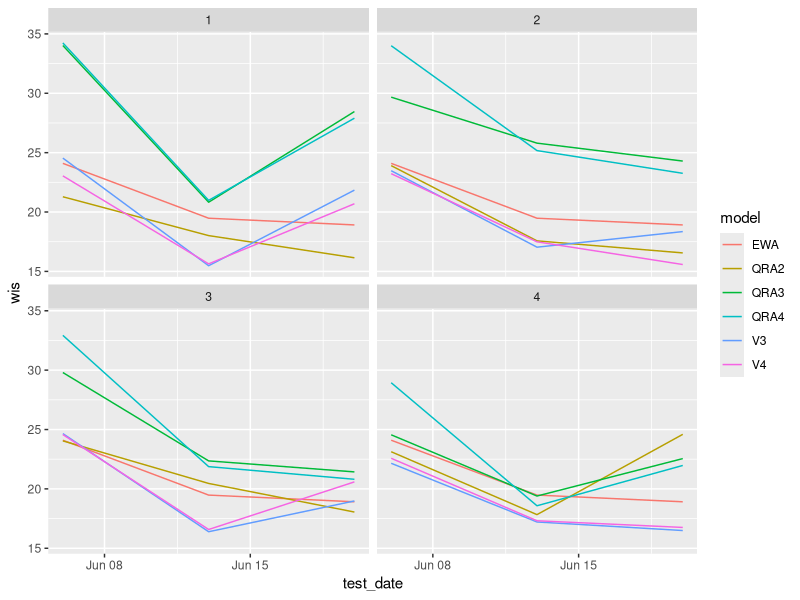

Generate this figure with R: (Note: this script raises an error after producing the figure.)
setwd("/home/dwolffram/covid19-ensembles")
library(tidyverse)
library(dplyr)
results = read.csv('results/results.csv',
                   colClasses = c(window_size = "factor", test_date = "Date"))

results_long <- results %>% 
  pivot_longer(names(results)[3:length(results)], names_to = "model", values_to = "wis")

ggplot(data = results_long, aes(x = test_date, y = wis, colour = model)) +
  geom_line() +
  facet_wrap(~window_size)

ggplot(data=results, aes(x=test_date, y=V2)) +
  geom_point()  +
  facet_wrap(~window_size) + 
  geom_segment( aes(x=test_date, xend=test_date, y=0, yend=V2))

results$median <- apply(results[3:length(results)], 1, median, na.rm = T)

plot_comparison <- function(model_name="EWA"){
  results %>% mutate(Color = ifelse(get(model_name)-median < 0, "green", "red")) %>%
    ggplot(aes(x=test_date, y=get(model_name)-median, color=Color)) +
    geom_point()  +
    facet_wrap(~window_size) + 
    geom_segment( aes(x=test_date, xend=test_date, y=0, yend=get(model_name)-median))+
    scale_color_identity() +
    ylab(paste(model_name, "-", "median"))
}

plot_comparison("EWA")
ggsave('plots/comp_EWA.png', width=24, height=12, dpi=500, unit='cm', device='png')
plot_comparison("V3")
ggsave('plots/comp_V3.png', width=24, height=12, dpi=500, unit='cm', device='png')
plot_comparison("GQRA2")
ggsave('plots/comp_GQRA2.png', width=24, height=12, dpi=500, unit='cm', device='png')
plot_comparison("V2")
ggsave('plots/comp_V2.png', width=24, height=12, dpi=500, unit='cm', device='png')


ggplot(data = results_long, aes(x = model, y = wis)) +
  #facet_wrap(~window_size) +
  geom_boxplot(outlier.shape=NA) +
  ylim(0, 100) +
  labs(x = "Model",
       y = "WIS")
ggsave('plots/boxplot.png', width=24, height=14, dpi=500, unit='cm', device='png')


ggplot(data = results_long, aes(x = window_size, y = wis)) +
  facet_wrap(~model) +
  geom_boxplot(outlier.shape=NA) +
  ylim(0, 100) +
  labs(x = "Window Size",
       y = "WIS")

ggsave('plots/boxplot_windowSizes.png', device='png')

#### Bump Chart

my_theme <- function() {
  
  # Colors
  color.background = "white"
  color.text = "#22211d"
  
  # Begin construction of chart
  theme_bw(base_size=15) +
    
    # Format background colors
    theme(panel.background = element_rect(fill=color.background, color=color.background)) +
    theme(plot.background  = element_rect(fill=color.background, color=color.background)) +
    theme(panel.border     = element_rect(color=color.background)) +
    theme(strip.background = element_rect(fill=color.background, color=color.background)) +
    
    # Format the grid
    theme(panel.grid.major.y = element_blank()) +
    theme(panel.grid.minor.y = element_blank()) +
    theme(axis.ticks       = element_blank()) +
    
    # Format the legend
    theme(legend.position = "none") +
    
    # Format title and axis labels
    theme(plot.title       = element_text(color=color.text, size=20, face = "bold")) +
    theme(axis.title.x     = element_text(size=14, color="black", face = "bold")) +
    theme(axis.title.y     = element_text(size=14, color="black", face = "bold", vjust=1.25)) +
    theme(axis.text.x      = element_text(size=10, vjust=0.5, hjust=0.5, color = color.text)) +
    theme(axis.text.y      = element_text(size=10, color = color.text)) +
    theme(strip.text       = element_text(face = "bold")) +
    
    # Plot margins
    theme(plot.margin = unit(c(0.35, 0.2, 0.3, 0.35), "cm"))
}

gg_color_hue <- function(n) {
  hues = seq(15, 375, length = n + 1)
  hcl(h = hues, l = 65, c = 100)[1:n]
}


df_rank <- results_long %>% 
  group_by(window_size, test_date) %>%
  arrange(window_size, test_date, wis) %>% 
  mutate(ranking = row_number())


bump_chart <- function(windowSize="1", highlight_models=unique(df_rank$model)){
  df_temp <- subset(df_rank, window_size==windowSize)
  dates <- sort(unique(df_temp$test_date))
  
  df_temp <- df_temp %>%
    mutate(flag = ifelse(model %in% highlight_models, TRUE, FALSE),
           model_col = if_else(flag == TRUE, model, "zzz"))
  
  pal <- gg_color_hue(length(unique(df_temp$model_col)) -1)
  pal[length(pal)+1] <- "grey"
  
  ggplot(data = df_temp, aes(x = test_date, y = ranking, group = model)) +
    geom_line(aes(color = model_col, alpha = 1), size = 2) +
    geom_point(color = "#FFFFFF", size = 4) +
    geom_point(aes(color = model_col, alpha = 1), size = 4) +
    geom_point(color = "#FFFFFF", size = 1) +
    scale_y_reverse(breaks = 1:nrow(df_temp)) +
    scale_x_date(breaks = unique(df_temp$test_date), 
                       minor_breaks = unique(df_temp$test_date), expand = c(.05, .05)) +
    geom_text(data = df_temp %>% filter(test_date == dates[1]),
              aes(label = model, x = dates[1]-1) , hjust = 1, fontface = "bold", 
              color = "#888888", size = 4) +
    geom_text(data = df_temp %>% filter(test_date == dates[length(dates)]),
              aes(label = model, x = dates[length(dates)]+1) , hjust = 0, fontface = "bold", 
              color = "#888888", size = 4) +
    coord_cartesian(xlim = c(dates[1]-4,dates[length(dates)]+4)) +
    theme(legend.position = "none") +
    labs(x = "Test Date",
         y = "Rank",
         title = "Comparison of Ensemble Methods",
         subtitle = paste("For Window Size", windowSize, "(Ranked by WIS)")) +
    my_theme() +
    scale_color_manual(values = pal)
}

bump_chart()
bump_chart("4", c("EWA","V3","QRA2", "GQRA3"))

bump_chart(1)
ggsave('plots/bump_chart_ws1.png', width=24, height=14, dpi=500, unit='cm', device='png')
bump_chart(2)
ggsave('plots/bump_chart_ws2.png', width=24, height=14, dpi=500, unit='cm', device='png')
bump_chart(3)
ggsave('plots/bump_chart_ws3.png', width=24, height=14, dpi=500, unit='cm', device='png')
bump_chart(4)
ggsave('plots/bump_chart_ws4.png', width=24, height=14, dpi=500, unit='cm', device='png')

bump_chart(4, c("EWA","V3","QRA3", "GQRA3"))

bump_chart(4, c("EWA"))
ggsave('plots/bump_chart_EWA.png', width=24, height=14, dpi=500, unit='cm', device='png')



bump_chart(4, c("EWA","V3","QRA3", "GQRA3"))
